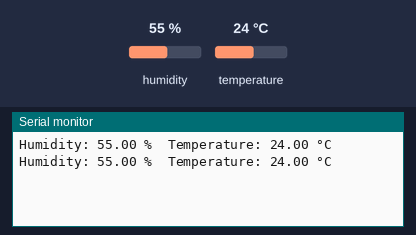
Recording of a sketch running on a simulated ESP8266 (NodeMCU). Parts: the last lines printed to the serial monitor. The inputs (shaded band) are chosen by the test bench; at power-on: humidity 55 %, temperature 24 °C.

Above: at 1.3 s.
1.4 s: humidity set to 22 %
At 2.7 s:
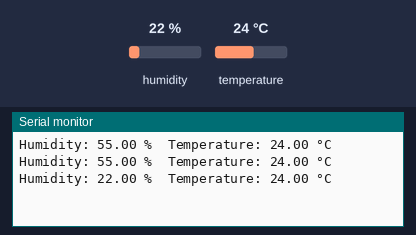
4.1 s: temperature set to 12 °C
At 4.4 s:
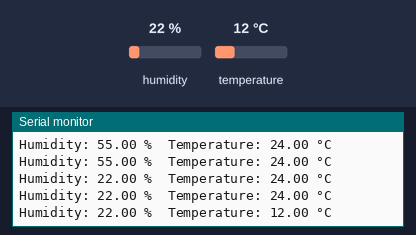
6.8 s: humidity set to 40 %
At 7.9 s:
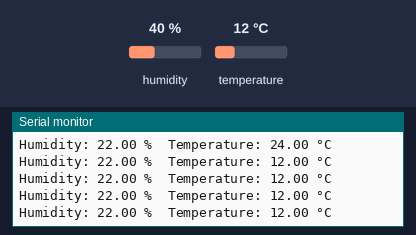
Timing chart, 0 to 9.8 s (numbered marks = the images above; inputs shaded):
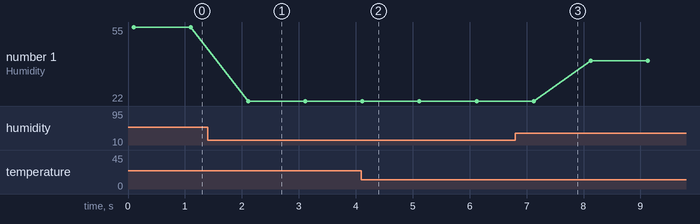

The sketch:

hum.ino
```cpp
#include "DHT.h"
#define DHTTYPE DHT22   // there are multiple kinds of DHT sensors

uint8_t DHTPin = D2;
DHT dht(DHTPin, DHTTYPE);

float Temperature;
float Humidity;

void setup() {
  Serial.begin(115200);
  delay(100);
  pinMode(DHTPin, INPUT);
  dht.begin();
}

void loop() {
    Temperature = dht.readTemperature();
    Humidity = dht.readHumidity();
    Serial.print("Humidity: ");
    Serial.print(Humidity);
    Serial.print(" %\t");
    Serial.print("Temperature: ");
    Serial.print(Temperature);
    Serial.print(" °C\n");
    delay(1000);
}
```

Measured:
- after the input at 1.4 s, the serial monitor: prints a new line after 0.71 s (image 1)
- after the input at 4.1 s, the serial monitor: prints a new line at once (image 2)
- plotted number 1: 55 → 22 after the input at 1.4 s, 22 → 40 after the input at 6.8 s
